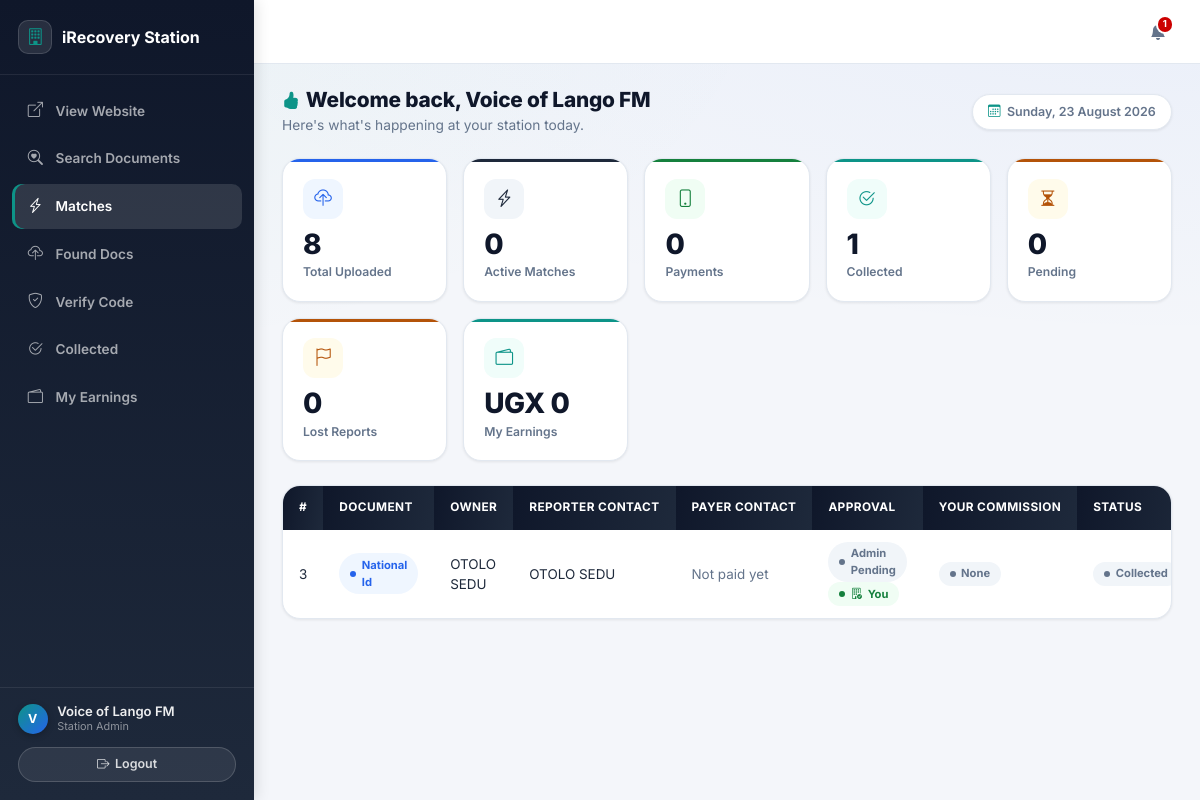
The page /station/ (signed in) on the database its author committed.
### tables this page shows
CREATE TABLE `match_alerts` (
  `id` int(11) NOT NULL,
  `lost_report_id` int(11) NOT NULL,
  `document_id` int(11) NOT NULL,
  `station` varchar(150) DEFAULT NULL,
  `alert_status` enum('new','admin_notified','owner_notified','payment_pending','paid','collected','closed','pending') NOT NULL DEFAULT 'new',
  `admin_approved` tinyint(1) NOT NULL DEFAULT 0,
  `admin_approved_by` varchar(150) DEFAULT NULL,
  `admin_approved_at` datetime DEFAULT NULL,
  `station_approved` tinyint(1) NOT NULL DEFAULT 0,
  `station_approved_at` datetime DEFAULT NULL,
  `notes` text DEFAULT NULL,
  `created_at` datetime NOT NULL DEFAULT current_timestamp(),
  `updated_at` datetime DEFAULT NULL ON UPDATE current_timestamp()
);

CREATE TABLE `lost_reports` (
  `id` int(11) NOT NULL,
  `doc_type` enum('national_id','driving_permit','passport','student_id','academic_document','land_title','birth_certificate','other') NOT NULL,
  `sur_name` varchar(255) NOT NULL,
  `given_name` varchar(255) NOT NULL DEFAULT '',
  `dob` date DEFAULT NULL,
  `gender` enum('male','female','other') DEFAULT NULL,
  `id_number` varchar(150) DEFAULT NULL,
  `extra_field1` varchar(255) DEFAULT NULL,
  `extra_field2` varchar(255) DEFAULT NULL,
  `reporter_name` varchar(255) NOT NULL,
  `reporter_phone` varchar(20) NOT NULL,
  `reporter_email` varchar(150) DEFAULT NULL,
  `police_letter` varchar(255) DEFAULT NULL,
  `police_report_code` varchar(100) DEFAULT NULL,
  `match_status` enum('unmatched','matched','notified','collected') NOT NULL DEFAULT 'unmatched',
  `matched_doc_id` int(11) DEFAULT NULL,
  `submitted_at` datetime NOT NULL DEFAULT current_timestamp(),
  `updated_at` datetime DEFAULT NULL ON UPDATE current_timestamp()
);

### includes/match_engine.php (called while the page is built, shortened)
<?php
function getUnreadCount(mysqli $conn, string $target_role, ?string $target_user = null): int {
    $stmt = $conn->prepare(
        "SELECT COUNT(*) as cnt FROM notifications
         WHERE is_read = 0 AND (target_role = ? OR target_role = 'all')
           AND (target_user IS NULL OR target_user = ?)"
    );
    $stmt->bind_param('ss', $target_role, $target_user);
    $stmt->execute();
    $row = $stmt->get_result()->fetch_assoc();
    return (int)($row['cnt'] ?? 0);
}

### station/index.php (the view, shortened to what this page needs)
<?php
require_once '../db.php';
require_once '../includes/match_engine.php';
$userId = $_SESSION['station_user'];
$stmt = $conn->prepare("SELECT COUNT(*) c FROM national_ids WHERE reporter=?"); $stmt->bind_param('s',$userId); $stmt->execute(); $nidCount = $stmt->get_result()->fetch_assoc()['c']; $stmt->close();
$stmt = $conn->prepare("SELECT COUNT(*) c FROM driving_permits WHERE reporter=?"); $stmt->bind_param('s',$userId); $stmt->execute(); $dpCount  = $stmt->get_result()->fetch_assoc()['c']; $stmt->close();
$stmt = $conn->prepare("SELECT COUNT(*) c FROM student_ids WHERE reporter=?");    $stmt->bind_param('s',$userId); $stmt->execute(); $sidCount = $stmt->get_result()->fetch_assoc()['c']; $stmt->close();
$stmt = $conn->prepare("SELECT COUNT(*) c FROM documents WHERE station_holding=? AND action='found'"); $stmt->bind_param('s',$userId); $stmt->execute(); $newCount = $stmt->get_result()->fetch_assoc()['c']; $stmt->close();
$totalFound = $nidCount + $dpCount + $sidCount + $newCount;
$stmt = $conn->prepare("SELECT COUNT(*) c FROM match_alerts WHERE station=? AND alert_status NOT IN ('collected','closed')"); $stmt->bind_param('s',$userId); $stmt->execute(); $alertCount = $stmt->get_result()->fetch_assoc()['c']; $stmt->close();
$stmt = $conn->prepare("SELECT COUNT(*) c FROM payments p INNER JOIN match_alerts ma ON ma.id=p.match_alert_id WHERE ma.station=? AND p.status='confirmed'"); $stmt->bind_param('s',$userId); $stmt->execute(); $paidCount = $stmt->get_result()->fetch_assoc()['c']; $stmt->close();
$stmt = $conn->prepare("SELECT COUNT(*) c FROM match_alerts WHERE station=? AND alert_status='collected'"); $stmt->bind_param('s',$userId); $stmt->execute(); $collectedCount = $stmt->get_result()->fetch_assoc()['c']; $stmt->close();
$stmt = $conn->prepare("SELECT COUNT(*) c FROM match_alerts WHERE station=? AND alert_status='pending'"); $stmt->bind_param('s',$userId); $stmt->execute(); $pendingCount = $stmt->get_result()->fetch_assoc()['c']; $stmt->close();
$stmt = $conn->prepare("SELECT COUNT(*) c FROM national_ids WHERE user_action='Reported' AND reporter=?"); $stmt->bind_param('s',$userId); $stmt->execute(); $rptCount = $stmt->get_result()->fetch_assoc()['c']; $stmt->close();
$unreadNotif = getUnreadCount($conn, 'station', $userId);
$earn = $conn->prepare("SELECT COALESCE(SUM(p.station_commission),0) total, COUNT(*) cnt FROM payments p JOIN match_alerts ma ON ma.id=p.match_alert_id WHERE ma.station=? AND p.status='confirmed'");
$earn->bind_param('s', $userId); $earn->execute();
$earnRow = $earn->get_result()->fetch_assoc(); $earn->close();
$totalEarnings = (float)$earnRow['total'];
?>
<!DOCTYPE html>
<html lang="en">
<head>
    <link href="https://cdn.jsdelivr.net/npm/bootstrap@5.3.0/dist/css/bootstrap.min.css" rel="stylesheet">
    <link href="https://cdn.jsdelivr.net/npm/bootstrap-icons@1.10.0/font/bootstrap-icons.css" rel="stylesheet">
    <link rel="stylesheet" href="../assets/css/variables.css?v=<?= @filemtime(__DIR__.'/../assets/css/variables.css') ?>">
    <link rel="stylesheet" href="../assets/css/dashboard.css?v=<?= @filemtime(__DIR__.'/../assets/css/dashboard.css') ?>">
</head>
<body>
  <div class="dash-shell">
    <aside class="sidebar" id="sidebar">
      <a href="index.php" class="sidebar-brand">
        <span class="hd-brand-ico"><i class="bi bi-building"></i></span>
        iRecovery Station
      </a>
      <nav class="sidebar-nav" id="tabBar">
        <a href="../index.php" target="_blank" rel="noopener" class="sidebar-link"><i class="bi bi-box-arrow-up-right"></i> View Website</a>
        <button class="sidebar-link" onclick="switchTab(this,'tDocSearch')"><i class="bi bi-search-heart"></i> Search Documents</button>
        <button class="sidebar-link active" id="tabMatches" onclick="switchTab(this,'tMatches')"><i class="bi bi-lightning-charge"></i> Matches<?php if ($alertCount > 0): ?><span class="nb"><?= $alertCount ?></span><?php endif; ?></button>
        <button class="sidebar-link" onclick="switchTab(this,'tFound')"><i class="bi bi-cloud-upload"></i> Found Docs</button>
        <button class="sidebar-link" onclick="switchTab(this,'tVerify')"><i class="bi bi-shield-check"></i> Verify Code</button>
        <button class="sidebar-link" onclick="switchTab(this,'tCollected')"><i class="bi bi-check2-circle"></i> Collected</button>
        <button class="sidebar-link" onclick="switchTab(this,'tEarnings')"><i class="bi bi-wallet2"></i> My Earnings</button>
      </nav>
      <div class="sidebar-foot">
        <div class="sidebar-user">
          <div class="u-av"><?= strtoupper(substr($userId, 0, 1)) ?></div>
          <div><div class="u-nm"><?= htmlspecialchars($userId) ?></div><div class="u-role">Station Admin</div></div>
        </div>
        <a href="logout.php" class="btn-out" style="width:100%;justify-content:center;"><i class="bi bi-box-arrow-right"></i> Logout</a>
      </div>
    </aside>
    <div class="main-area">
      <div class="topbar">
        <div style="margin-left:auto;display:flex;align-items:center;gap:.75rem;">
          <a href="?mark_read=1" class="hd-bell hd-bell-light" title="Notifications">
            <i class="bi bi-bell-fill"></i>
            <?php if ($unreadNotif > 0): ?><span class="nb-dot"><?= $unreadNotif ?></span><?php endif; ?>
          </a>
        </div>
      </div>
  <div class="page">
    <div class="welcome-bar">
      <div>
        <h1><i class="bi bi-hand-thumbs-up-fill" style="color:var(--teal);font-size:1.1rem;margin-right:.4rem;"></i>Welcome back, <?= htmlspecialchars($userId) ?></h1>
        <p>Here's what's happening at your station today.</p>
      </div>
      <div class="welcome-chip"><i class="bi bi-calendar3"></i> <?= date('l, d F Y') ?></div>
    </div>
    <div class="stats">
      <div class="sc sc-blue">
        <div class="sc-ico"><i class="bi bi-cloud-upload"></i></div>
        <div class="sc-val"><?= $totalFound ?></div>
        <div class="sc-lbl">Total Uploaded</div>
      </div>
      <div class="sc sc-navy">
        <div class="sc-ico"><i class="bi bi-lightning-charge"></i></div>
        <div class="sc-val"><?= $alertCount ?></div>
        <div class="sc-lbl">Active Matches</div>
      </div>
      <div class="sc sc-green">
        <div class="sc-ico"><i class="bi bi-phone"></i></div>
        <div class="sc-val"><?= $paidCount ?></div>
        <div class="sc-lbl">Payments</div>
      </div>
      <div class="sc sc-teal">
        <div class="sc-ico"><i class="bi bi-check2-circle"></i></div>
        <div class="sc-val"><?= $collectedCount ?></div>
        <div class="sc-lbl">Collected</div>
      </div>
      <div class="sc sc-amber">
        <div class="sc-ico"><i class="bi bi-hourglass-split"></i></div>
        <div class="sc-val"><?= $pendingCount ?></div>
        <div class="sc-lbl">Pending</div>
      </div>
      <div class="sc sc-amber">
        <div class="sc-ico"><i class="bi bi-flag"></i></div>
        <div class="sc-val"><?= $rptCount ?></div>
        <div class="sc-lbl">Lost Reports</div>
      </div>
      <div class="sc sc-teal">
        <div class="sc-ico"><i class="bi bi-wallet2"></i></div>
        <div class="sc-val">UGX <?= number_format($totalEarnings) ?></div>
        <div class="sc-lbl">My Earnings</div>
      </div>
    </div>
    <div id="tMatches" class="tcard">
      <div class="table-responsive">
        <table class="dt">
          <thead><tr><th>#</th><th>Document</th><th>Owner</th><th>Reporter Contact</th><th>Payer Contact</th><th>Approval</th><th>Your Commission</th><th>Status</th><th>Date</th><th>Action</th></tr></thead>
          <tbody>
          <?php
          $maStmt = $conn->prepare("
            SELECT ma.id, ma.alert_status, ma.created_at, ma.admin_approved, ma.station_approved,
                   lr.doc_type, lr.reporter_name, lr.reporter_phone,
                   lr.police_report_code, lr.police_letter,
                   COALESCE(NULLIF(d.sur_name,''), lr.sur_name) as sur_name,
                   COALESCE(NULLIF(d.given_name,''), lr.given_name) as given_name,
                   d.id_number, d.dob, d.gender, d.front_img, d.back_img,
                   p.id as pay_id, p.status as pay_status, p.station_commission, p.payer_name, p.payer_phone
            FROM match_alerts ma
            LEFT JOIN lost_reports lr ON lr.id = ma.lost_report_id
            LEFT JOIN documents d ON d.id = ma.document_id
            LEFT JOIN payments p ON p.match_alert_id = ma.id
            WHERE ma.station = ?
            ORDER BY ma.created_at DESC");
          $maStmt->bind_param('s', $userId); $maStmt->execute();
          $maRes = $maStmt->get_result(); $maStmt->close();
          if ($maRes && $maRes->num_rows > 0):
            while ($r = $maRes->fetch_assoc()):
              $statusBadge = match($r['alert_status']) {
                'new'             => '<span class="bd bd-danger">New</span>',
                'payment_pending' => '<span class="bd bd-teal">Ready to Pay</span>',
                'paid'            => '<span class="bd bd-green">Paid — Ready</span>',
                'pending'         => '<span class="bd bd-amber">Pending</span>',
                'collected'       => '<span class="bd bd-grey">Collected</span>',
                'owner_notified'  => '<span class="bd bd-blue">Owner Notified</span>',
                default           => '<span class="bd bd-grey">' . htmlspecialchars($r['alert_status']) . '</span>'
              };
              $adminApproved   = (int)$r['admin_approved'] === 1;
              $stationApproved = (int)$r['station_approved'] === 1;
              $approvalChips = ($adminApproved ? '<span class="bd bd-green"><i class="bi bi-shield-check"></i> Admin</span>' : '<span class="bd bd-grey">Admin Pending</span>')
                             . ' ' . ($stationApproved ? '<span class="bd bd-green"><i class="bi bi-building-check"></i> You</span>' : '<span class="bd bd-grey">Your Confirm.</span>');
              $payBadge = $r['pay_id']
                ? ($r['pay_status'] === 'confirmed' ? '<span class="bd bd-green">UGX ' . number_format((float)($r['station_commission'] ?? 0)) . '</span>'
                                                     : '<span class="bd bd-amber">Pending</span>')
                : '<span class="bd bd-grey">None</span>';
              $payerCell = $r['pay_id']
                ? htmlspecialchars($r['payer_name'] ?? '—') . "<br><a href='tel:" . htmlspecialchars($r['payer_phone'] ?? '') . "' style='color:var(--teal);'>" . htmlspecialchars($r['payer_phone'] ?? '—') . "</a>"
                : "<span style='color:var(--muted);'>Not paid yet</span>";
              echo "<tr>
                <td>{$r['id']}</td>
                <td><span class='bd bd-blue'>" . htmlspecialchars(ucwords(str_replace('_', ' ', $r['doc_type'] ?? ''))) . "</span></td>
                <td>" . htmlspecialchars(($r['sur_name'] ?? '') . ' ' . ($r['given_name'] ?? '')) . "</td>
                <td>" . htmlspecialchars($r['reporter_name'] ?? '—') . "<br><a href='tel:" . htmlspecialchars($r['reporter_phone'] ?? '') . "' style='color:var(--teal);'>" . htmlspecialchars($r['reporter_phone'] ?? '—') . "</a></td>
                <td>$payerCell</td>
                <td>$approvalChips</td>
                <td>$payBadge</td>
                <td>$statusBadge</td>
                <td>" . htmlspecialchars($r['created_at']) . "</td>
                <td>";
              echo "</td></tr>";
            endwhile;
          else: echo "<tr><td colspan='9'><div class='empty'><i class='bi bi-lightning-charge ei'></i>No match alerts for your station yet</div></td></tr>";
          endif; ?>
          </tbody>
        </table>
      </div>
    </div>
  </div>
    </div>
  </div>
</body>
</html>

### assets/css/variables.css (style rules this page uses)
:root { --navy: #0f172a; --navy2: #1e293b; --blue: #1d4ed8; --blue2: #2563eb; --blue-lt: #eff6ff; --green: #15803d; --green-lt: #f0fdf4; --teal: #0d9488; --teal2: #0f766e; --teal-lt: #f0fdfa; --amber: #b45309; --amber-lt: #fffbeb; --red: #b91c1c; --red-lt: #fef2f2; --brand: #CC0000; --white: #ffffff; --bg: #f4f6fa; --border: #e2e8f0; --text: #1e293b; --muted: #64748b; --font: 'Inter', sans-serif; --r: 8px; --rl: 14px; --rxl: 18px; --sh: 0 1px 3px rgba(0,0,0,.08); --shm: 0 4px 12px rgba(0,0,0,.10); --shl: 0 8px 24px rgba(0,0,0,.12); --ease: all .2s ease; }

### rows shown on the page
match_alerts: id "3", lost_report.doc_type "National Id", given_name "OTOLO SEDU", lost_report.reporter_name "OTOLO SEDU", admin_approved "Admin Pending", station_approved 1 (drawn), alert_status "Collected"

### other values the page prints
substr($userId, 0, 1) "V"
$userId "Voice of Lango FM"
$unreadNotif "1"
$totalFound "8"
$alertCount "0"
$paidCount "0"
$collectedCount "1"
$pendingCount "0"
$rptCount "0"
$totalEarnings "0"
